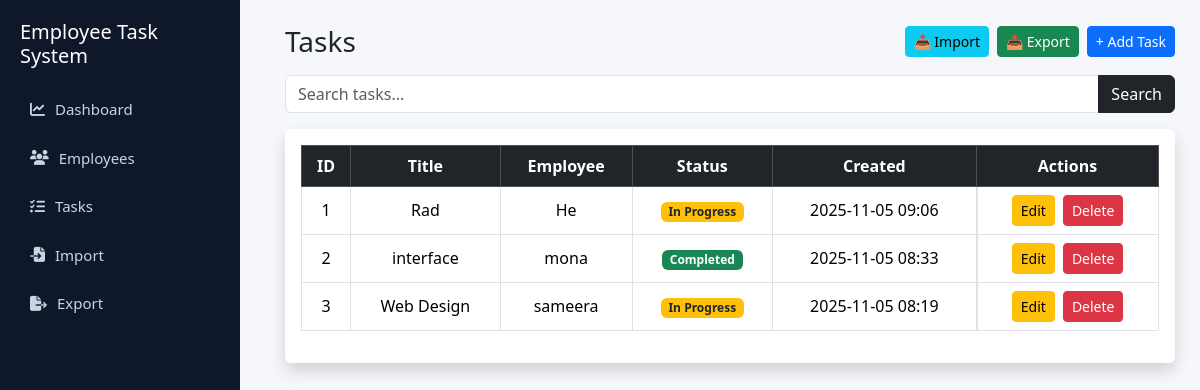
/tasks/, run on the app's committed database.
### employees/models.py (models this page shows, shortened)
class Task(models.Model):
    STATUS_CHOICES = [
        ('Pending', 'Pending'),
        ('In Progress', 'In Progress'),
        ('Completed', 'Completed'),
    ]
    employee = models.ForeignKey(Employee, on_delete=models.CASCADE)
    title = models.CharField(max_length=200)
    description = models.TextField(null=True, blank=True)
    due_date = models.DateField(default=timezone.now)
    status = models.CharField(max_length=30, choices=STATUS_CHOICES, default='Pending')
    created_at = models.DateTimeField(auto_now_add=True)

class Employee(models.Model):
    name = models.CharField(max_length=100)
    email = models.EmailField(unique=True)
    phone = models.CharField(max_length=15, blank=True, null=True)
    role = models.CharField(max_length=100, blank=True, null=True)  # ✅ add this
    joined_date = models.DateTimeField(auto_now_add=True)

### employees/views.py (the view)
# urls.py: path('tasks/', views.task_list, name='task_list'),
def task_list(request):
    search = request.GET.get("search", "")
    if search:
        tasks = Task.objects.filter(
            Q(title__icontains=search) |
            Q(employee__name__icontains=search) |
            Q(status__icontains=search)
        ).order_by('-created_at')
    else:
        tasks = Task.objects.all().order_by('-created_at')
    return render(request, 'employees/task_list.html', {
        "tasks": tasks,
        "search": search
    })

### employees/templates/employees/task_list.html (shortened to what this page needs)
{% extends 'employees/base.html' %}
{% block content %}
<div class="d-flex justify-content-between align-items-center mb-3 flex-wrap">
  <h3 class="m-0">Tasks</h3>
  <div class="d-flex flex-wrap gap-2 buttons-bar">
    <a href="{% url 'import_tasks_excel' %}" class="btn btn-info btn-sm">📥 Import</a>
    <a href="{% url 'export_tasks_excel' %}" class="btn btn-success btn-sm">📤 Export</a>
    <a href="{% url 'add_task' %}" class="btn btn-primary btn-sm">+ Add Task</a>
  </div>
</div>
<form method="get" class="mb-3 w-100">
  <div class="input-group search-bar">
    <input type="text" name="search" value="{{ search }}" placeholder="Search tasks..." class="form-control">
    <button class="btn btn-dark">Search</button>
  </div>
</form>
<div class="table-responsive shadow bg-white p-3 rounded">
  <table class="table table-bordered align-middle text-center">
    <thead class="table-dark">
      <tr>
        <th>ID</th>
        <th>Title</th>
        <th>Employee</th>
        <th>Status</th>
        <th>Created</th>
        <th>Actions</th>
      </tr>
    </thead>
    <tbody>
      {% for t in tasks %}
      <tr>
        <td>{{ forloop.counter }}</td>
        <td>{{ t.title }}</td>
        <td>{{ t.employee.name }}</td>
        <td>
          {% if t.status == "Completed" %}
            <span class="badge bg-success">{{ t.status }}</span>
          {% elif t.status == "In Progress" %}
            <span class="badge bg-warning text-dark">{{ t.status }}</span>
          {% else %}
            <span class="badge bg-secondary">{{ t.status }}</span>
          {% endif %}
        </td>
        <td>{{ t.created_at|date:"Y-m-d H:i" }}</td>
        <td class="d-flex justify-content-center gap-2 flex-wrap">
          <a class="btn btn-sm btn-warning" href="{% url 'edit_task' t.id %}">Edit</a>
          <a class="btn btn-sm btn-danger" href="{% url 'delete_task' t.id %}">Delete</a>
        </td>
      </tr>
      {% empty %}
      <tr>
        <td colspan="6" class="text-center">No tasks found</td>
      </tr>
      {% endfor %}
    </tbody>
  </table>
</div>
{% endblock %}

### employees/templates/employees/base.html (style rules this page uses)
body { background:#f5f7fb; overflow-x:hidden; }

### employees/templates/employees/task_list.html (style rules this page uses)
.buttons-bar { margin-left: auto; }
@media (min-width: 992px) { .search-bar { max-width: 100% !important; } }

### data on the page
Task: title "Rad", employee.name "He", status "In Progress", created_at "2025-11-05 09:06"
Task: title "interface", employee.name "mona", status "Completed", created_at "2025-11-05 08:33"
Task: title "Web Design", employee.name "sameera", status "In Progress", created_at "2025-11-05 08:19"
